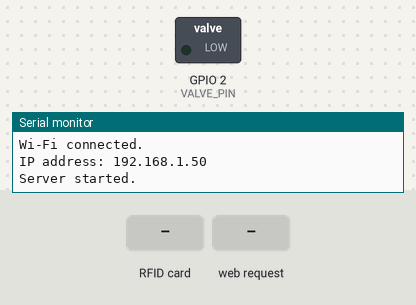
Bench run of a sketch on a simulated ESP8266 (NodeMCU). Parts: switched loads named in the sketch (green lamp = pin HIGH), the last lines printed to the serial monitor. The test bench sets the inputs (shaded band). WiFi joins after 1.5 s; servers stay silent unless stated; EEPROM starts erased.

Above: at 3.2 s.
3.3 s: RFID card 5E 7A 19 C4 held to the reader
At 3.4 s:
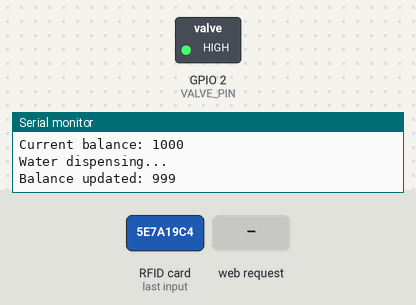
4.9 s: HTTP request GET /update?uid=1&balance=1 received
6.4 s: HTTP request GET /update?uid=120&balance=120 received
Timing chart, 0 to 9.4 s (numbered marks = the images above; inputs shaded):
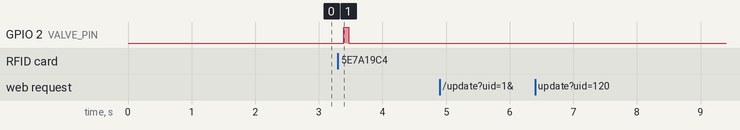

The sketch:

WBS.ino
```cpp
#include <ESP8266WiFi.h>
#include <ESP8266WebServer.h>
#include <EEPROM.h>
#include <SPI.h>
#include <MFRC522.h>

#define SS_PIN 3    // RFID Reader SDA (GPIO 5)
#define RST_PIN 4   // RFID Reader RST (GPIO 4)
#define VALVE_PIN 2 // Pin to control the water valve (relay)

MFRC522 rfid(SS_PIN, RST_PIN);  // Create MFRC522 instance for RFID Reader

// Wi-Fi credentials
const char* ssid = "ARUSHA_SCIENCE";
const char* password = "science2022";

const int initialBalance = 1000;  // Default balance for all new cards
const unsigned long dispenseInterval = 1000;  // 1-second interval for balance deduction
unsigned long lastDispenseTime = 0;

ESP8266WebServer server(8000);  // Create a server at port 80

// Define EEPROM locations for two cards
#define CARD_1_UID_ADDR 0
#define CARD_1_BALANCE_ADDR (CARD_1_UID_ADDR + 4) // UID is 4 bytes
#define CARD_2_UID_ADDR (CARD_1_BALANCE_ADDR + sizeof(int))
#define CARD_2_BALANCE_ADDR (CARD_2_UID_ADDR + 4)

void setup() {
  Serial.begin(9600);

  // Initialize EEPROM (size is sufficient for two cards)
  EEPROM.begin(512);

  // Initialize RFID reader
  SPI.begin();
  rfid.PCD_Init();

  // Set valve pin as output
  pinMode(VALVE_PIN, OUTPUT);
  digitalWrite(VALVE_PIN, LOW);  // Ensure the valve is off initially

  // Connect to Wi-Fi
  connectToWiFi();

  // Start the server
  server.on("/", handleRoot);
  server.on("/update", handleUpdate);
  server.begin();
  Serial.println("Server started.");
}

void loop() {
  server.handleClient();

  // Check for RFID card presence and handle water dispensing
  if (rfid.PICC_IsNewCardPresent() && rfid.PICC_ReadCardSerial()) {
    String cardUid = getCardUID(rfid.uid.uidByte, rfid.uid.size);
    Serial.print("Card UID: ");
    Serial.println(cardUid);
    handleWaterDispensing(cardUid);
    rfid.PICC_HaltA();  // Stop reading card
  }
}

// Connect to Wi-Fi
void connectToWiFi() {
  Serial.print("Connecting to ");
  Serial.println(ssid);
  WiFi.begin(ssid, password);

  while (WiFi.status() != WL_CONNECTED) {
    delay(1000);
    Serial.print(".");
  }

  Serial.println("");
  Serial.println("Wi-Fi connected.");
  Serial.print("IP address: ");
  Serial.println(WiFi.localIP());
}

// Handle the root page
void handleRoot() {
  String html = R"=====(
    <!DOCTYPE html>
<html lang="en">
<head>
  <meta charset="UTF-8">
  <meta name="viewport" content="width=device-width, initial-scale=1.0">
  <title>Water Billing System</title>
  <style>
    body {
      display: flex;
      justify-content: center;
      align-items: center;
      height: 100vh;
      margin: 0;
      background-color: #f2f2f2;
      font-family: Arial, sans-serif;
    }
    .container {
      width: 80%;
      max-width: 400px;
      padding: 20px;
      background-color: #fff;
      box-shadow: 0px 4px 12px rgba(0, 0, 0, 0.1);
      border-radius: 8px;
    }
    .input-container {
      margin-bottom: 20px;
    }
    label {
      display: block;
      font-weight: bold;
      margin-bottom: 5px;
    }
    input[type="number"] {
      width: 80%;
      padding: 10px;
      border: 1px solid #ccc;
      border-radius: 4px;
      font-size: 16px;
    }
    input[type="text"] {
      width: 80%;
      padding: 10px;
      border: 1px solid #ccc;
      border-radius: 4px;
      font-size: 16px;
    }
    .balance-container {
      text-align: left;
    }
    input[type="submit"] {
      width: 100%;
      padding: 10px;
      background-color: #2238a3;
      color: white;
      border: none;
      border-radius: 4px;
      cursor: pointer;
      font-size: 16px;
    }
    input[type="submit"]:hover {
      background-color: #3492eb;
    }
  </style>
</head>
<body>


  <div class="container">
<h1>Water Billing System Refilling Form</h1>
    <div class="input-container">
      <label for="card-id">Card ID:</label>
      <input type="number" id="card-id" name="card-id">
    </div>
    <div class="input-container">
      <label for="token">Token:</label>
      <input type="text" id="token" name="token">
    </div>
    <div class="input-container balance-container">
      <label for="balance">Balance:</label>
      <input type="number" id="balance" name="balance">
    </div>
    <input type="submit" value="Submit">
  </div>
</body>
</html>

  )=====";
  server.send(200, "text/html", html);
}

// Handle balance update
void handleUpdate() {
  if (server.hasArg("uid") && server.hasArg("balance")) {
    String cardUid = server.arg("uid");
    int newBalance = server.arg("balance").toInt();

    updateBalance(cardUid, newBalance);

    server.send(200, "text/html", "<html><body>Balance updated successfully!</body></html>");

    Serial.println("Balance updated via Wi-Fi.");
  } else {
    server.send(400, "text/html", "<html><body>Invalid parameters.</body></html>");
  }
}

// Handle RFID card detection and water dispensing
void handleWaterDispensing(String cardUid) {
  int balance = getBalance(cardUid);

  if (balance == -1) {
    balance = initialBalance;
    updateBalance(cardUid, balance);
    Serial.println("New card detected. Initial balance set to 1000.");
  }

  Serial.print("Current balance: ");
  Serial.println(balance);

  if (balance > 0) {
    Serial.println("Water dispensing...");
    digitalWrite(VALVE_PIN, HIGH);

    while (balance > 0) {
      unsigned long currentTime = millis();
      if (currentTime - lastDispenseTime >= dispenseInterval) {
        balance--;
        updateBalance(cardUid, balance);
        lastDispenseTime = currentTime;

        Serial.print("Remaining balance: ");
        Serial.println(balance);
      }

      if (!isCardStillPresent()) {
        Serial.println("Card removed. Stopping water.");
        break;
      }
    }

    digitalWrite(VALVE_PIN, LOW);
    Serial.println("Water stopped.");
  } else {
    Serial.println("Insufficient balance.");
  }
}

// Check if card is still present
bool isCardStillPresent() {
  return rfid.PICC_IsNewCardPresent();
}

// Retrieve the card UID as a string
String getCardUID(byte *uid, byte size) {
  String cardUid = "";
  for (byte i = 0; i < size; i++) {
    if (uid[i] < 0x10) {
      cardUid += "0";
    }
    cardUid += String(uid[i], HEX);
  }
  cardUid.toUpperCase();
  return cardUid;
}

// Retrieve the card's balance from EEPROM
int getBalance(String cardUid) {
  if (cardUid == readCardUID(CARD_1_UID_ADDR)) {
    return EEPROM.read(CARD_1_BALANCE_ADDR);
  } else if (cardUid == readCardUID(CARD_2_UID_ADDR)) {
    return EEPROM.read(CARD_2_BALANCE_ADDR);
  }
  return -1; // Card not found
}

// Update the balance of the card in EEPROM
void updateBalance(String cardUid, int balance) {
  if (cardUid == readCardUID(CARD_1_UID_ADDR)) {
    EEPROM.put(CARD_1_BALANCE_ADDR, balance);
  } else if (cardUid == readCardUID(CARD_2_UID_ADDR)) {
    EEPROM.put(CARD_2_BALANCE_ADDR, balance);
  } else {
    // New card: if empty slot, store in first available slot
    if (readCardUID(CARD_1_UID_ADDR) == "") {
      writeCardUID(CARD_1_UID_ADDR, cardUid);
      EEPROM.put(CARD_1_BALANCE_ADDR, balance);
    } else if (readCardUID(CARD_2_UID_ADDR) == "") {
      writeCardUID(CARD_2_UID_ADDR, cardUid);
      EEPROM.put(CARD_2_BALANCE_ADDR, balance);
    } else {
      Serial.println("No available slots for new cards.");
    }
  }
  EEPROM.commit();
  Serial.print("Balance updated: ");
  Serial.println(balance);
}

// Read card UID from EEPROM
String readCardUID(int addr) {
  String uid = "";
  for (int i = 0; i < 4; i++) {
    byte b = EEPROM.read(addr + i);
    if (b == 0xFF) return ""; // Empty slot
    if (b < 0x10) {
      uid += "0";
    }
    uid += String(b, HEX);
  }
  uid.toUpperCase();
  return uid;
}

// Write card UID to EEPROM
void writeCardUID(int addr, String cardUid) {
  for (int i = 0; i < 4; i++) {
    byte uidByte = strtoul(cardUid.substring(i * 2, i * 2 + 2).c_str(), NULL, 16);
    EEPROM.write(addr + i, uidByte);
  }
}
```

Measured:
- after the input at 3.3 s, GPIO 2 (VALVE_PIN): LOW → HIGH after 0.09 s, → LOW 0.08 s later
